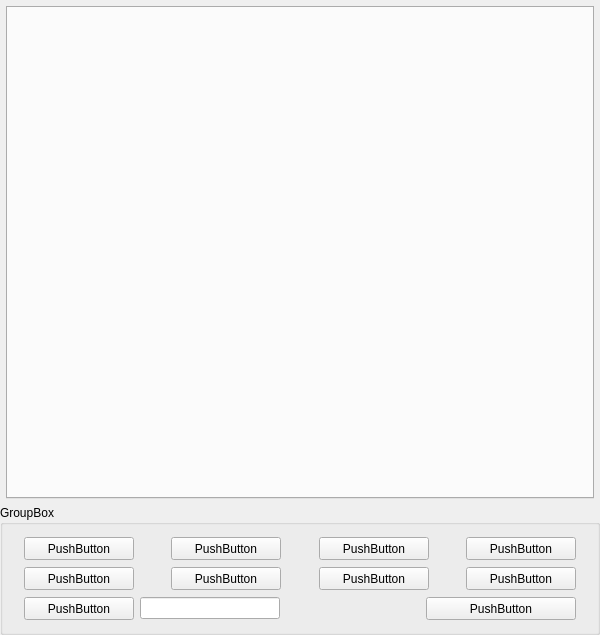
<?xml version="1.0" encoding="UTF-8"?>
<ui version="4.0">
 <class>AngKBufferHexEdit</class>
 <widget class="QWidget" name="AngKBufferHexEdit">
  <property name="geometry">
   <rect>
    <x>0</x>
    <y>0</y>
    <width>600</width>
    <height>635</height>
   </rect>
  </property>
  <property name="windowTitle">
   <string>AngKBufferHexEdit</string>
  </property>
  <layout class="QHBoxLayout" name="horizontalLayout_2">
   <property name="spacing">
    <number>0</number>
   </property>
   <property name="leftMargin">
    <number>0</number>
   </property>
   <property name="topMargin">
    <number>0</number>
   </property>
   <property name="rightMargin">
    <number>0</number>
   </property>
   <property name="bottomMargin">
    <number>0</number>
   </property>
   <item>
    <widget class="QWidget" name="backgroundWidget" native="true">
     <layout class="QVBoxLayout" name="verticalLayout">
      <property name="spacing">
       <number>6</number>
      </property>
      <property name="leftMargin">
       <number>0</number>
      </property>
      <property name="topMargin">
       <number>6</number>
      </property>
      <property name="rightMargin">
       <number>0</number>
      </property>
      <property name="bottomMargin">
       <number>0</number>
      </property>
      <item>
       <widget class="QWidget" name="widget" native="true">
        <layout class="QHBoxLayout" name="horizontalLayout_5">
         <property name="spacing">
          <number>0</number>
         </property>
         <property name="leftMargin">
          <number>6</number>
         </property>
         <property name="topMargin">
          <number>0</number>
         </property>
         <property name="rightMargin">
          <number>6</number>
         </property>
         <property name="bottomMargin">
          <number>0</number>
         </property>
         <item>
          <widget class="QTabWidget" name="partitionTabWidget">
           <property name="tabPosition">
            <enum>QTabWidget::West</enum>
           </property>
           <property name="currentIndex">
            <number>-1</number>
           </property>
          </widget>
         </item>
        </layout>
       </widget>
      </item>
      <item>
       <widget class="QGroupBox" name="bufferOperateGroup">
        <property name="minimumSize">
         <size>
          <width>0</width>
          <height>130</height>
         </size>
        </property>
        <property name="title">
         <string>GroupBox</string>
        </property>
        <layout class="QVBoxLayout" name="verticalLayout_3">
         <item>
          <layout class="QHBoxLayout" name="horizontalLayout">
           <property name="spacing">
            <number>0</number>
           </property>
           <property name="leftMargin">
            <number>10</number>
           </property>
           <property name="rightMargin">
            <number>10</number>
           </property>
           <item>
            <widget class="QPushButton" name="gotoButton">
             <property name="minimumSize">
              <size>
               <width>110</width>
               <height>23</height>
              </size>
             </property>
             <property name="maximumSize">
              <size>
               <width>110</width>
               <height>23</height>
              </size>
             </property>
             <property name="text">
              <string>PushButton</string>
             </property>
            </widget>
           </item>
           <item>
            <spacer name="horizontalSpacer_3">
             <property name="orientation">
              <enum>Qt::Horizontal</enum>
             </property>
             <property name="sizeHint" stdset="0">
              <size>
               <width>40</width>
               <height>20</height>
              </size>
             </property>
            </spacer>
           </item>
           <item>
            <widget class="QPushButton" name="fillButton">
             <property name="minimumSize">
              <size>
               <width>110</width>
               <height>23</height>
              </size>
             </property>
             <property name="maximumSize">
              <size>
               <width>110</width>
               <height>23</height>
              </size>
             </property>
             <property name="text">
              <string>PushButton</string>
             </property>
            </widget>
           </item>
           <item>
            <spacer name="horizontalSpacer_4">
             <property name="orientation">
              <enum>Qt::Horizontal</enum>
             </property>
             <property name="sizeHint" stdset="0">
              <size>
               <width>40</width>
               <height>20</height>
              </size>
             </property>
            </spacer>
           </item>
           <item>
            <widget class="QPushButton" name="clearButton">
             <property name="minimumSize">
              <size>
               <width>110</width>
               <height>23</height>
              </size>
             </property>
             <property name="maximumSize">
              <size>
               <width>110</width>
               <height>23</height>
              </size>
             </property>
             <property name="text">
              <string>PushButton</string>
             </property>
            </widget>
           </item>
           <item>
            <spacer name="horizontalSpacer_5">
             <property name="orientation">
              <enum>Qt::Horizontal</enum>
             </property>
             <property name="sizeHint" stdset="0">
              <size>
               <width>40</width>
               <height>20</height>
              </size>
             </property>
            </spacer>
           </item>
           <item>
            <widget class="QPushButton" name="EditButton">
             <property name="minimumSize">
              <size>
               <width>110</width>
               <height>23</height>
              </size>
             </property>
             <property name="maximumSize">
              <size>
               <width>110</width>
               <height>23</height>
              </size>
             </property>
             <property name="text">
              <string>PushButton</string>
             </property>
            </widget>
           </item>
          </layout>
         </item>
         <item>
          <layout class="QHBoxLayout" name="horizontalLayout_3">
           <property name="spacing">
            <number>0</number>
           </property>
           <property name="leftMargin">
            <number>10</number>
           </property>
           <property name="rightMargin">
            <number>10</number>
           </property>
           <item>
            <widget class="QPushButton" name="findButton">
             <property name="minimumSize">
              <size>
               <width>110</width>
               <height>23</height>
              </size>
             </property>
             <property name="maximumSize">
              <size>
               <width>110</width>
               <height>23</height>
              </size>
             </property>
             <property name="text">
              <string>PushButton</string>
             </property>
            </widget>
           </item>
           <item>
            <spacer name="horizontalSpacer_6">
             <property name="orientation">
              <enum>Qt::Horizontal</enum>
             </property>
             <property name="sizeHint" stdset="0">
              <size>
               <width>40</width>
               <height>20</height>
              </size>
             </property>
            </spacer>
           </item>
           <item>
            <widget class="QPushButton" name="swapButton">
             <property name="minimumSize">
              <size>
               <width>110</width>
               <height>23</height>
              </size>
             </property>
             <property name="maximumSize">
              <size>
               <width>110</width>
               <height>23</height>
              </size>
             </property>
             <property name="text">
              <string>PushButton</string>
             </property>
            </widget>
           </item>
           <item>
            <spacer name="horizontalSpacer_7">
             <property name="orientation">
              <enum>Qt::Horizontal</enum>
             </property>
             <property name="sizeHint" stdset="0">
              <size>
               <width>40</width>
               <height>20</height>
              </size>
             </property>
            </spacer>
           </item>
           <item>
            <widget class="QPushButton" name="bitsButton">
             <property name="minimumSize">
              <size>
               <width>110</width>
               <height>23</height>
              </size>
             </property>
             <property name="maximumSize">
              <size>
               <width>110</width>
               <height>23</height>
              </size>
             </property>
             <property name="text">
              <string>PushButton</string>
             </property>
            </widget>
           </item>
           <item>
            <spacer name="horizontalSpacer_8">
             <property name="orientation">
              <enum>Qt::Horizontal</enum>
             </property>
             <property name="sizeHint" stdset="0">
              <size>
               <width>40</width>
               <height>20</height>
              </size>
             </property>
            </spacer>
           </item>
           <item>
            <widget class="QPushButton" name="okButton">
             <property name="minimumSize">
              <size>
               <width>110</width>
               <height>23</height>
              </size>
             </property>
             <property name="maximumSize">
              <size>
               <width>110</width>
               <height>23</height>
              </size>
             </property>
             <property name="text">
              <string>PushButton</string>
             </property>
            </widget>
           </item>
          </layout>
         </item>
         <item>
          <layout class="QHBoxLayout" name="horizontalLayout_4">
           <property name="spacing">
            <number>6</number>
           </property>
           <property name="leftMargin">
            <number>10</number>
           </property>
           <property name="rightMargin">
            <number>10</number>
           </property>
           <item>
            <widget class="QPushButton" name="checksumButton">
             <property name="minimumSize">
              <size>
               <width>110</width>
               <height>23</height>
              </size>
             </property>
             <property name="maximumSize">
              <size>
               <width>110</width>
               <height>23</height>
              </size>
             </property>
             <property name="text">
              <string>PushButton</string>
             </property>
            </widget>
           </item>
           <item>
            <widget class="QLineEdit" name="checksumEdit"/>
           </item>
           <item>
            <spacer name="horizontalSpacer">
             <property name="orientation">
              <enum>Qt::Horizontal</enum>
             </property>
             <property name="sizeHint" stdset="0">
              <size>
               <width>40</width>
               <height>20</height>
              </size>
             </property>
            </spacer>
           </item>
           <item>
            <widget class="QPushButton" name="checksumShowButton">
             <property name="minimumSize">
              <size>
               <width>150</width>
               <height>23</height>
              </size>
             </property>
             <property name="maximumSize">
              <size>
               <width>150</width>
               <height>23</height>
              </size>
             </property>
             <property name="text">
              <string>PushButton</string>
             </property>
            </widget>
           </item>
          </layout>
         </item>
        </layout>
       </widget>
      </item>
     </layout>
    </widget>
   </item>
  </layout>
 </widget>
 <layoutdefault spacing="6" margin="11"/>
 <resources/>
 <connections/>
</ui>
